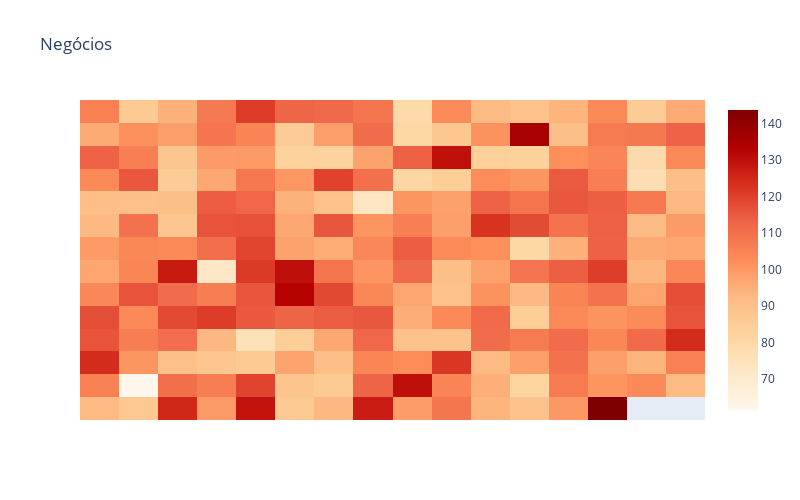
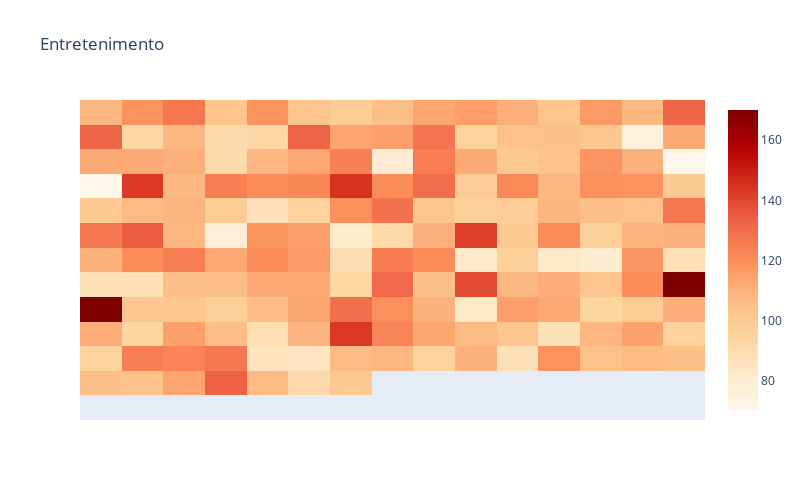
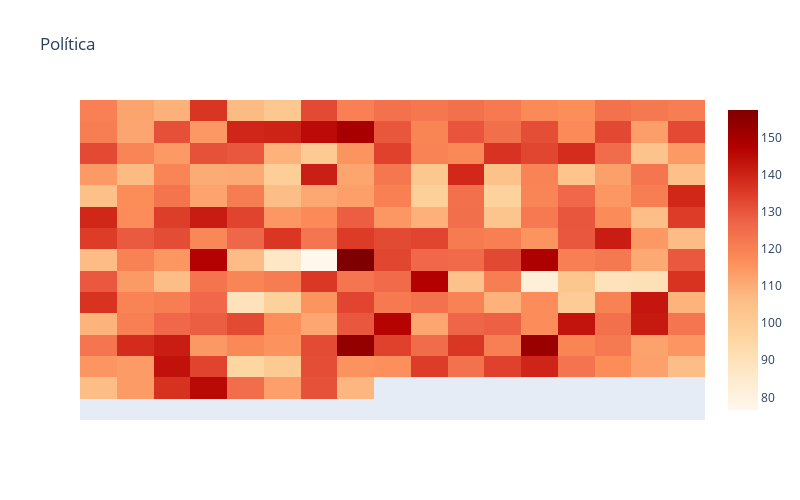
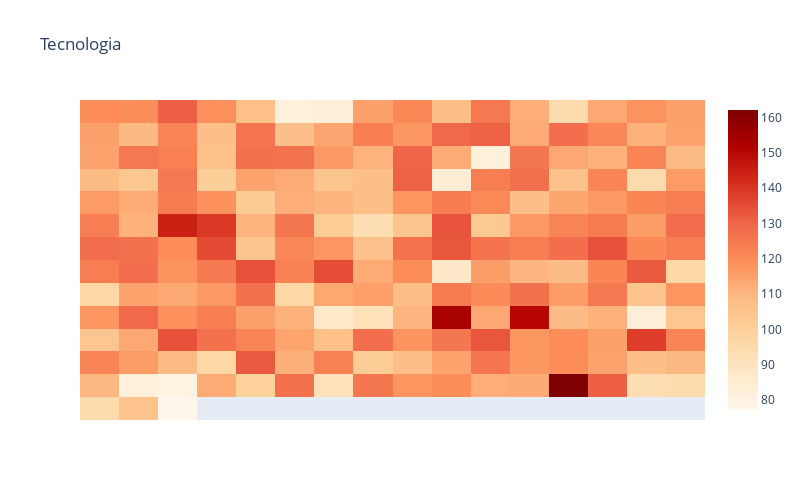

Notebook code for these charts, in order:
### Markdown cell above
#### 5) Plotando os Gráficos

### Code cell
# Primeiro gráfico
fig = go.Figure(data = go.Heatmap(z = fingerprint_matrix(texts[0], 10), colorscale = 'orrd'))
fig.update_layout(width = 800, height = 500, title = "Negócios", yaxis_visible = False, yaxis_showticklabels = False, xaxis_visible = False, xaxis_showticklabels = False)
fig.update_yaxes(autorange = "reversed")
fig.show()

# Segundo gráfico
fig = go.Figure(data = go.Heatmap(z = fingerprint_matrix(texts[1], 10), colorscale = 'orrd'))
fig.update_layout(width = 800, height = 500, title = "Entretenimento", yaxis_visible = False, yaxis_showticklabels = False, xaxis_visible = False, xaxis_showticklabels = False)
fig.update_yaxes(autorange = "reversed")
fig.show()

# Terceiro gráfico
fig = go.Figure(data = go.Heatmap(z = fingerprint_matrix(texts[2], 10), colorscale = 'orrd'))
fig.update_layout(width = 800, height = 500, title = "Política", yaxis_visible = False, yaxis_showticklabels = False, xaxis_visible = False, xaxis_showticklabels = False)
fig.update_yaxes(autorange = "reversed")
fig.show()

# Quarto gráfico
fig = go.Figure(data = go.Heatmap(z = fingerprint_matrix(texts[3], 10), colorscale = 'orrd'))
fig.update_layout(width = 800, height = 500, title = "Tecnologia", yaxis_visible = False, yaxis_showticklabels = False, xaxis_visible = False, xaxis_showticklabels = False)
fig.update_yaxes(autorange = "reversed")
fig.show()

### Figure 1 — Plotly figure (JSON) as saved in the notebook; plotly's stock layout.template omitted (floating-point values rounded to 4 significant figures; data arrays with more than 128 entries replaced by an {"elided": "..."} marker saying what was removed)
{"data": [{"colorscale": [[0, "rgb(255,247,236)"], [0.125, "rgb(254,232,200)"], [0.25, "rgb(253,212,158)"], [0.375, "rgb(253,187,132)"], [0.5, "rgb(252,141,89)"], [0.625, "rgb(239,101,72)"], [0.75, "rgb(215,48,31)"], [0.875, "rgb(179,0,0)"], [1, "rgb(127,0,0)"]], "type": "heatmap", "z": {"elided": "14x16 mixed values"}}], "layout": {"height": 500, "title": {"text": "Negócios"}, "width": 800, "xaxis": {"autorange": true, "range": [-0.5, 15.5], "showticklabels": false, "visible": false}, "yaxis": {"autorange": true, "range": [13.5, -0.5], "showticklabels": false, "visible": false}}}

### Figure 2 — Plotly figure (JSON) as saved in the notebook; plotly's stock layout.template omitted (floating-point values rounded to 4 significant figures; data arrays with more than 128 entries replaced by an {"elided": "..."} marker saying what was removed)
{"data": [{"colorscale": [[0, "rgb(255,247,236)"], [0.125, "rgb(254,232,200)"], [0.25, "rgb(253,212,158)"], [0.375, "rgb(253,187,132)"], [0.5, "rgb(252,141,89)"], [0.625, "rgb(239,101,72)"], [0.75, "rgb(215,48,31)"], [0.875, "rgb(179,0,0)"], [1, "rgb(127,0,0)"]], "type": "heatmap", "z": {"elided": "13x15 mixed values"}}], "layout": {"height": 500, "title": {"text": "Entretenimento"}, "width": 800, "xaxis": {"autorange": true, "range": [-0.5, 14.5], "showticklabels": false, "visible": false}, "yaxis": {"autorange": true, "range": [12.5, -0.5], "showticklabels": false, "visible": false}}}

### Figure 3 — Plotly figure (JSON) as saved in the notebook; plotly's stock layout.template omitted (floating-point values rounded to 4 significant figures; data arrays with more than 128 entries replaced by an {"elided": "..."} marker saying what was removed)
{"data": [{"colorscale": [[0, "rgb(255,247,236)"], [0.125, "rgb(254,232,200)"], [0.25, "rgb(253,212,158)"], [0.375, "rgb(253,187,132)"], [0.5, "rgb(252,141,89)"], [0.625, "rgb(239,101,72)"], [0.75, "rgb(215,48,31)"], [0.875, "rgb(179,0,0)"], [1, "rgb(127,0,0)"]], "type": "heatmap", "z": {"elided": "15x17 mixed values"}}], "layout": {"height": 500, "title": {"text": "Política"}, "width": 800, "xaxis": {"autorange": true, "range": [-0.5, 16.5], "showticklabels": false, "visible": false}, "yaxis": {"autorange": true, "range": [14.5, -0.5], "showticklabels": false, "visible": false}}}

### Figure 4 — Plotly figure (JSON) as saved in the notebook; plotly's stock layout.template omitted (floating-point values rounded to 4 significant figures; data arrays with more than 128 entries replaced by an {"elided": "..."} marker saying what was removed)
{"data": [{"colorscale": [[0, "rgb(255,247,236)"], [0.125, "rgb(254,232,200)"], [0.25, "rgb(253,212,158)"], [0.375, "rgb(253,187,132)"], [0.5, "rgb(252,141,89)"], [0.625, "rgb(239,101,72)"], [0.75, "rgb(215,48,31)"], [0.875, "rgb(179,0,0)"], [1, "rgb(127,0,0)"]], "type": "heatmap", "z": {"elided": "14x16 mixed values"}}], "layout": {"height": 500, "title": {"text": "Tecnologia"}, "width": 800, "xaxis": {"autorange": true, "range": [-0.5, 15.5], "showticklabels": false, "visible": false}, "yaxis": {"autorange": true, "range": [13.5, -0.5], "showticklabels": false, "visible": false}}}
